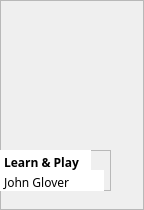
            <widget class="QFrame" name="frame_61">
             <property name="geometry">
              <rect>
               <x>159</x>
               <y>442</y>
               <width>144</width>
               <height>210</height>
              </rect>
             </property>
             <property name="frameShape">
              <enum>QFrame::StyledPanel</enum>
             </property>
             <property name="frameShadow">
              <enum>QFrame::Raised</enum>
             </property>
             <widget class="QLabel" name="label_37">
              <property name="geometry">
               <rect>
                <x>0</x>
                <y>0</y>
                <width>111</width>
                <height>141</height>
               </rect>
              </property>
              <property name="text">
               <string/>
              </property>
              <property name="pixmap">
               <pixmap resource="Resources.qrc">:/images/book-covers/book15.png</pixmap>
              </property>
              <property name="scaledContents">
               <bool>true</bool>
              </property>
             </widget>
             <widget class="QFrame" name="frame_62">
              <property name="geometry">
               <rect>
                <x>0</x>
                <y>150</y>
                <width>111</width>
                <height>41</height>
               </rect>
              </property>
              <property name="frameShape">
               <enum>QFrame::StyledPanel</enum>
              </property>
              <property name="frameShadow">
               <enum>QFrame::Raised</enum>
              </property>
              <widget class="QPlainTextEdit" name="plainTextEdit_69">
               <property name="geometry">
                <rect>
                 <x>0</x>
                 <y>0</y>
                 <width>91</width>
                 <height>21</height>
                </rect>
               </property>
               <property name="styleSheet">
                <string notr="true">font-weight: bold;
font-family: Baloo 2;
background: white;</string>
               </property>
               <property name="frameShape">
                <enum>QFrame::NoFrame</enum>
               </property>
               <property name="verticalScrollBarPolicy">
                <enum>Qt::ScrollBarAlwaysOff</enum>
               </property>
               <property name="tabChangesFocus">
                <bool>false</bool>
               </property>
               <property name="lineWrapMode">
                <enum>QPlainTextEdit::WidgetWidth</enum>
               </property>
               <property name="plainText">
                <string>Learn &amp; Play</string>
               </property>
               <property name="textInteractionFlags">
                <set>Qt::TextSelectableByKeyboard|Qt::TextSelectableByMouse</set>
               </property>
              </widget>
              <widget class="QPlainTextEdit" name="plainTextEdit_70">
               <property name="geometry">
                <rect>
                 <x>0</x>
                 <y>20</y>
                 <width>104</width>
                 <height>21</height>
                </rect>
               </property>
               <property name="styleSheet">
                <string notr="true">font-family: Baloo 2;
background: white;</string>
               </property>
               <property name="frameShape">
                <enum>QFrame::NoFrame</enum>
               </property>
               <property name="verticalScrollBarPolicy">
                <enum>Qt::ScrollBarAlwaysOff</enum>
               </property>
               <property name="readOnly">
                <bool>true</bool>
               </property>
               <property name="plainText">
                <string>John Glover</string>
               </property>
              </widget>
             </widget>
            </widget>
